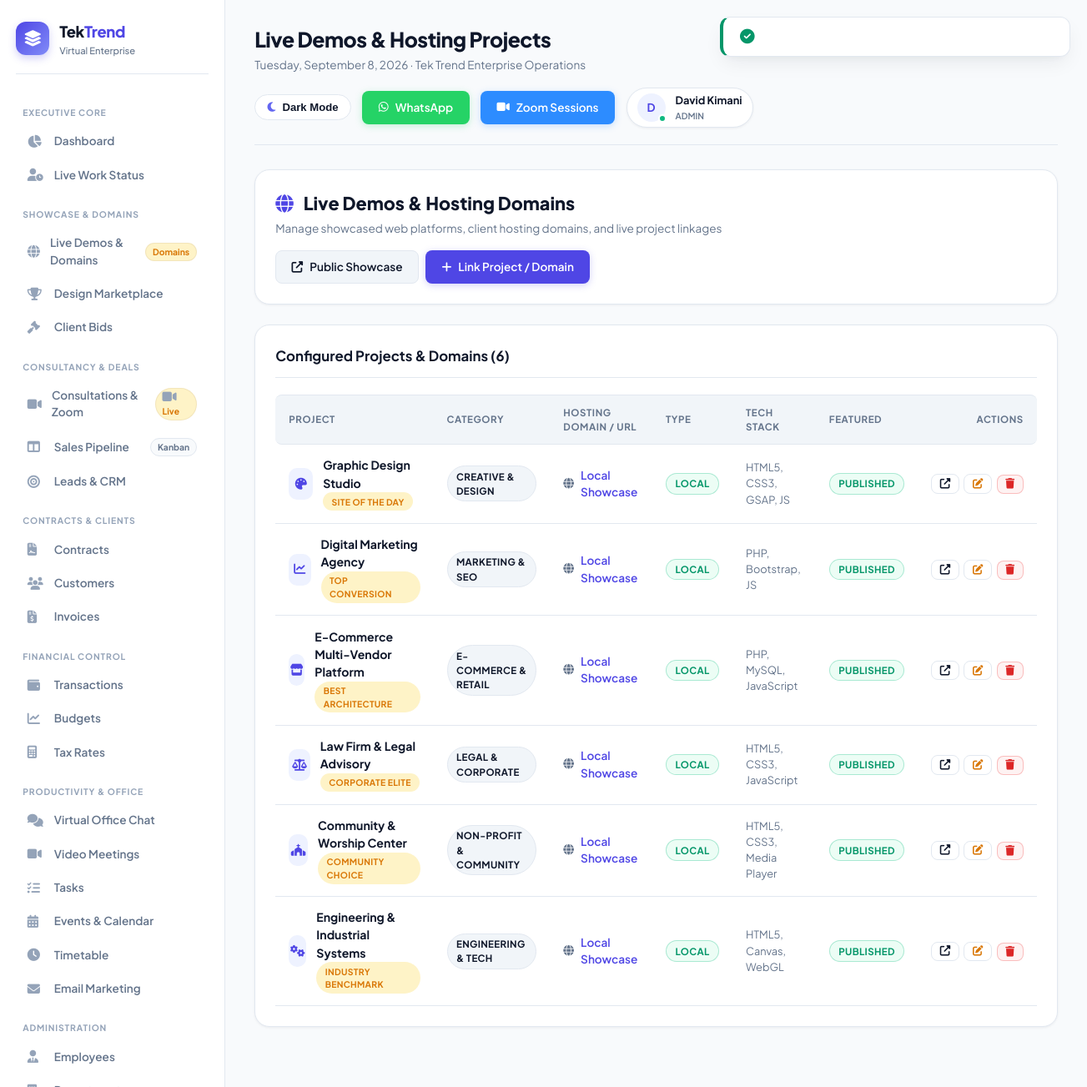
/demos (signed in), run on the app's committed database.
### tables this page shows
CREATE TABLE IF NOT EXISTS `portfolio_demos` (
    `id` INT UNSIGNED NOT NULL AUTO_INCREMENT,
    `title` VARCHAR(255) NOT NULL,
    `category` VARCHAR(100) NOT NULL,
    `short_description` TEXT DEFAULT NULL,
    `icon` VARCHAR(100) DEFAULT 'fas fa-laptop-code',
    `demo_type` VARCHAR(50) DEFAULT 'external',
    `demo_url` VARCHAR(500) NOT NULL,
    `hosting_domain` VARCHAR(255) DEFAULT NULL,
    `tech_stack` VARCHAR(255) DEFAULT 'PHP, HTML, CSS',
    `preview_image` VARCHAR(500) DEFAULT NULL,
    `award_badge` VARCHAR(100) DEFAULT NULL,
    `is_featured` TINYINT(1) DEFAULT 1,
    `sort_order` INT DEFAULT 0,
    `created_at` TIMESTAMP DEFAULT CURRENT_TIMESTAMP,
    `updated_at` TIMESTAMP DEFAULT CURRENT_TIMESTAMP ON UPDATE CURRENT_TIMESTAMP,
    PRIMARY KEY (`id`),
    KEY `category` (`category`),
    KEY `is_featured` (`is_featured`),
    KEY `sort_order` (`sort_order`)
);

### app/views/demos/index.php (the view, shortened to what the rows shown need)
<div class="card mb-4">
    <div style="display: flex; justify-content: space-between; align-items: center; flex-wrap: wrap; gap: 1rem;">
        <div>
            <h2 style="font-size: 1.35rem; font-weight: 800; color: var(--text-main); margin-bottom: 0.25rem;">
                <i class="fas fa-globe" style="color: var(--primary); margin-right: 0.5rem;"></i> Live Demos & Hosting Domains
            </h2>
            <p style="color: var(--text-muted); font-size: 0.85rem;">Manage showcased web platforms, client hosting domains, and live project linkages</p>
        </div>
        <div style="display: flex; gap: 0.5rem;">
            <a href="<?= eurl('/live-demos') ?>" target="_blank" class="btn btn-secondary">
                <i class="fas fa-external-link-alt"></i> Public Showcase
            </a>
            <a href="<?= eurl('/demos/create') ?>" class="btn btn-primary">
                <i class="fas fa-plus"></i> Link Project / Domain
            </a>
        </div>
    </div>
</div>
<div class="card">
    <div class="card-header">
        <h3 class="card-title">Configured Projects & Domains (<?= count($demos ?? []) ?>)</h3>
    </div>
    <div class="table-responsive">
        <table class="table">
            <thead>
                <tr>
                    <th>Project</th>
                    <th>Category</th>
                    <th>Hosting Domain / URL</th>
                    <th>Type</th>
                    <th>Tech Stack</th>
                    <th>Featured</th>
                    <th style="text-align: right;">Actions</th>
                </tr>
            </thead>
            <tbody>
                <?php if (!empty($demos)): ?>
                    <?php foreach ($demos as $d): ?>
                        <tr>
                            <td>
                                <div style="display: flex; align-items: center; gap: 0.75rem;">
                                    <div style="width: 38px; height: 38px; border-radius: 10px; background: var(--primary-light); color: var(--primary); display: flex; align-items: center; justify-content: center;">
                                        <i class="<?= sanitize($d['icon'] ?? 'fas fa-laptop-code') ?>"></i>
                                    </div>
                                    <div>
                                        <div style="font-weight: 700; color: var(--text-main);"><?= sanitize($d['title']) ?></div>
                                        <?php if (!empty($d['award_badge'])): ?>
                                            <span class="badge" style="background: var(--accent-light); color: var(--accent); font-size: 0.65rem; font-weight: 700;"><?= sanitize($d['award_badge']) ?></span>
                                        <?php endif; ?>
                                    </div>
                                </div>
                            </td>
                            <td><span class="badge" style="background: var(--bg-card-subtle); color: var(--text-main); border: 1px solid var(--border);"><?= sanitize($d['category']) ?></span></td>
                            <td>
                                <div style="display: flex; align-items: center; gap: 0.5rem;">
                                    <i class="fas fa-globe" style="color: var(--text-muted); font-size: 0.8rem;"></i>
                                    <a href="<?= sanitize($d['demo_url']) ?>" target="_blank" style="color: var(--primary); font-weight: 600; text-decoration: none; font-size: 0.85rem;">
                                        <?= sanitize($d['hosting_domain'] ?: $d['demo_url']) ?>
                                    </a>
                                </div>
                            </td>
                            <td>
                                <span class="badge <?= $d['demo_type'] === 'external' ? 'active' : 'working' ?>">
                                    <?= ucfirst(sanitize($d['demo_type'])) ?>
                                </span>
                            </td>
                            <td style="font-size: 0.8rem; color: var(--text-muted); max-width: 180px;">
                                <?= sanitize($d['tech_stack']) ?>
                            </td>
                            <td>
                                <span class="badge <?= $d['is_featured'] ? 'active' : 'inactive' ?>">
                                    <?= $d['is_featured'] ? 'Published' : 'Hidden' ?>
                                </span>
                            </td>
                            <td style="text-align: right;">
                                <div style="display: inline-flex; gap: 0.35rem;">
                                    <a href="<?= sanitize($d['demo_url']) ?>" target="_blank" class="btn btn-outline" style="padding: 0.25rem 0.6rem; font-size: 0.78rem;" title="Open Demo">
                                        <i class="fas fa-external-link-alt"></i>
                                    </a>
                                    <a href="<?= eurl('/demos/' . $d['id'] . '/edit') ?>" class="btn btn-outline" style="padding: 0.25rem 0.6rem; font-size: 0.78rem;" title="Edit Link">
                                        <i class="fas fa-edit" style="color: var(--accent);"></i>
                                    </a>
                                    <form action="<?= eurl('/demos/' . $d['id'] . '/delete') ?>" method="POST" onsubmit="return confirm('Are you sure you want to remove this demo?');" style="display:inline;">
                                        <button type="submit" class="btn btn-danger" style="padding: 0.25rem 0.6rem; font-size: 0.78rem;" title="Delete">
                                            <i class="fas fa-trash"></i>
                                        </button>
                                    </form>
                                </div>
                            </td>
                        </tr>
                    <?php endforeach; ?>
                <?php else: ?>
                    <tr>
                        <td colspan="7" class="text-center py-4" style="color: var(--text-muted); text-align: center; padding: 2rem;">No demo projects configured yet. Click "Link Project / Domain" to add one.</td>
                    </tr>
                <?php endif; ?>
            </tbody>
        </table>
    </div>
</div>

### app/core/Router.php (shortened to what the rows shown need)
<?php
class Router {
    private $routes = [];
    private function addRoute($method, $path, $handler, $middleware = []) {
        $this->routes[] = [
            'method'      => $method,
            'path'        => $path,
            'handler'     => $handler,
            'middleware'  => $middleware
        ];
    }
    public function dispatch() {
        $method = $_SERVER['REQUEST_METHOD'];
        $requestPath = parse_url($_SERVER['REQUEST_URI'], PHP_URL_PATH);
        $requestPath = '/' . ltrim($requestPath, '/');
        foreach ($this->routes as $route) {
            if ($route['method'] !== 'ANY' && $route['method'] !== $method) {
                continue;
            }
            $pattern = preg_replace('#\{[^}]+\}#', '([^/]+)', $route['path']);
            $pattern = '#^' . $pattern . '$#';
            if (preg_match($pattern, $requestPath, $matches)) {
                $params = [];
                $this->executeHandler($route['handler'], $params);
                return;
            }
        }
    }
    private function executeHandler($handler, $params = []) {
        if (is_string($handler)) {
            $parts = explode('@', $handler);
            if (count($parts) === 2) {
                $controllerName = $parts[0];
                $methodName = $parts[1];
                if (class_exists($controllerName)) {
                    $controller = new $controllerName();
                    if (method_exists($controller, $methodName)) {
                        call_user_func_array([$controller, $methodName], $params);
                        return;
                    }
                }
            }
        }
    }
}

### data on the page
portfolio_demos: title "Graphic Design Studio", award_badge "SITE OF THE DAY", category "CREATIVE & DESIGN", hosting_domain "Local Showcase", demo_type "LOCAL", tech_stack "HTML5, CSS3, GSAP, JS", is_featured "PUBLISHED"
portfolio_demos: title "Digital Marketing Agency", award_badge "TOP CONVERSION", category "MARKETING & SEO", hosting_domain "Local Showcase", demo_type "LOCAL", tech_stack "PHP, Bootstrap, JS", is_featured "PUBLISHED"
portfolio_demos: title "E-Commerce Multi-Vendor Platform", award_badge "BEST ARCHITECTURE", category "E-COMMERCE & RETAIL", hosting_domain "Local Showcase", demo_type "LOCAL", tech_stack "PHP, MySQL, JavaScript", is_featured "PUBLISHED"
portfolio_demos: title "Law Firm & Legal Advisory", award_badge "CORPORATE ELITE", category "LEGAL & CORPORATE", hosting_domain "Local Showcase", demo_type "LOCAL", tech_stack "HTML5, CSS3, JavaScript", is_featured "PUBLISHED"
portfolio_demos: title "Community & Worship Center", award_badge "COMMUNITY CHOICE", category "NON-PROFIT & COMMUNITY", hosting_domain "Local Showcase", demo_type "LOCAL", tech_stack "HTML5, CSS3, Media Player", is_featured "PUBLISHED"
portfolio_demos: title "Engineering & Industrial Systems", award_badge "INDUSTRY BENCHMARK", category "ENGINEERING & TECH", hosting_domain "Local Showcase", demo_type "LOCAL", tech_stack "HTML5, Canvas, WebGL", is_featured "PUBLISHED"

### other printed values
count($demos ?? []) "6"
